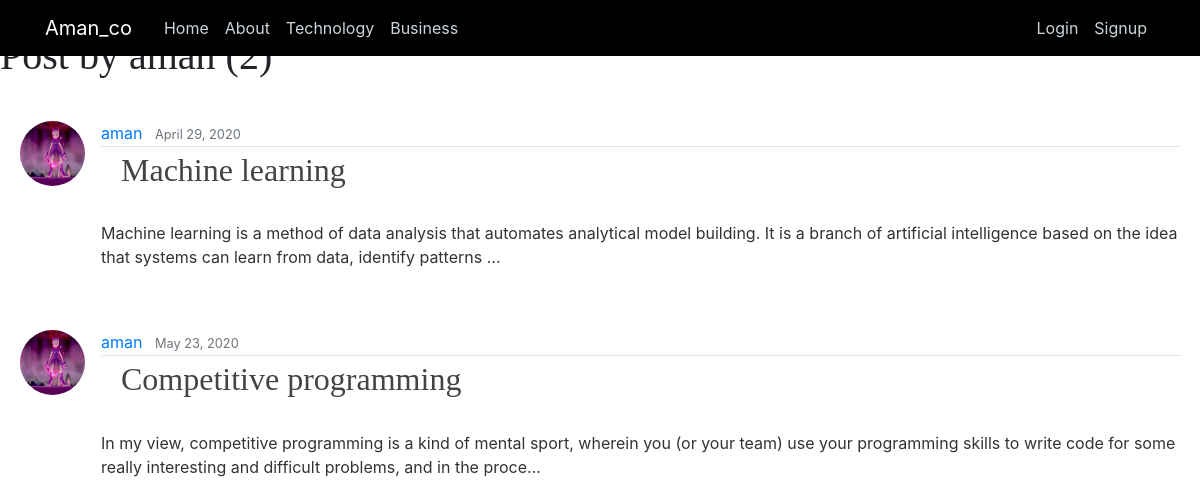
The app's page /articles/user/aman, older data.
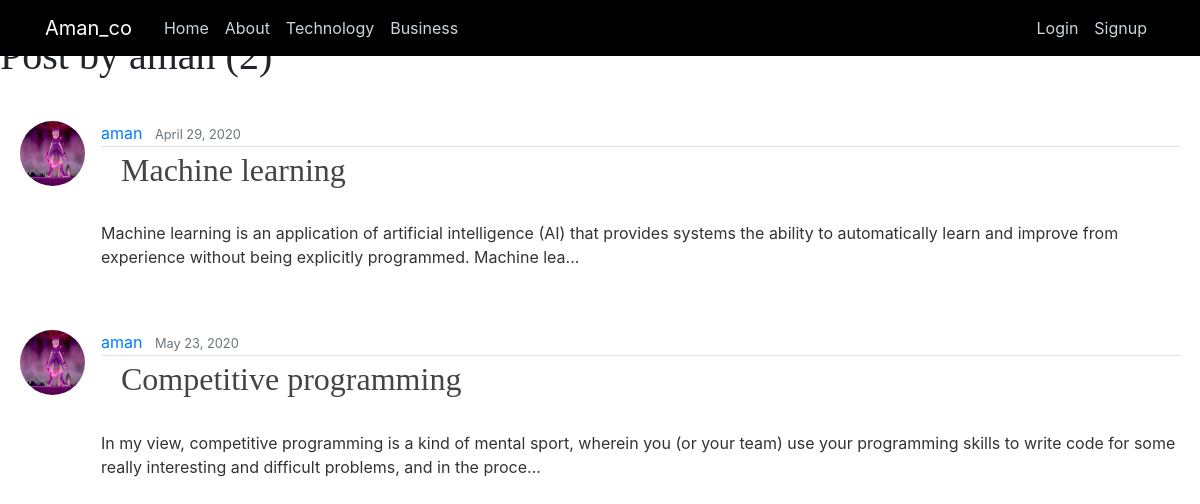
The same page, newer data.
### articles/models.py (models this page shows, shortened)
class Article(models.Model):
    title = models.CharField(max_length=100)
    body = models.TextField()
    date = models.DateTimeField(auto_now_add=True)
    thumbnail = models.ImageField(default='download.png', upload_to='article_thumbnail')
    author = models.ForeignKey(User, on_delete=models.CASCADE, default=None)
    Slug = models.SlugField(max_length=200, unique=True, default='article.details')
    MainTopic = models.CharField(max_length=100, default='Technology')
    def snippet(self):
        return self.body[:200] + "..."

### accounts/models.py (models this page shows, shortened)
class Profile(models.Model):
    user = models.OneToOneField(User, on_delete=models.CASCADE)
    image = models.ImageField(default='download.png', upload_to='profile_pics')
    location = models.CharField(max_length=100, default='New Delhi')
    address = models.TextField(default='New Delhi')

### articles/views.py (the view)
# urls.py: path('user/<str:username>', UserPostListView.as_view(), name="userpost"),
class UserPostListView(ListView):
    model = Article
    template_name = 'articles/user_article_page.html'
    context_object_name = 'articles'
    paginate_by = 5
    def get_queryset(self):
        user = get_object_or_404(User, username=self.kwargs.get('username'))
        return Article.objects.filter(author=user).order_by('date')

### articles/templates/articles/user_article_page.html
{%extends 'base_template.html'%}
{%block content%}
<h1 class = "mb-3">Post by {{view.kwargs.username}} ({{page_obj.paginator.count}})</h1>
        {% for article in articles %}
         <article class="media content-section">
             <img class="rounded-circle article-img" src = "{{article.author.profile.image.url}}">
         <div class="media-body">
             <div class="article-metadata">
                 <a class="mr-2" href="{%url 'articles:userpost' article.author.username%}">{{article.author.username}}</a>
                 <small class="text-muted">{{ article.date|date:"F d, Y"}}</small>
             </div>
            <h2><a class="article-title" href="{% url 'articles:detail' article.Slug %}">{{article.title}}</a> </h2>
             <p class = "article-content">
                 {{ article.snippet }}
             </p>
        </div>
        </article>
        {% endfor %}
{%endblock%}

Row changes from the older to the newer data that the page shows:
changed Article "Machine learning": snippet "Machine learning is a method of data analysis that automates analytical model building. It is a branch of artificial intelligence based on the idea that systems can learn from data, identify patterns ..." → "Machine learning is an application of artificial intelligence (AI) that provides systems the ability to automatically learn and improve from experience without being explicitly programmed. Machine lea..."
